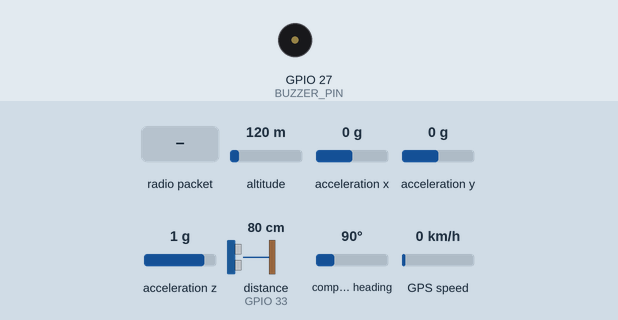
A sketch run on a simulated ESP32. On the bench: buzzer (waves = sounding, pin HIGH). Wiring (inferred from the names in the program): ultrasonic range finder: trigger GPIO 32; echo GPIO 33; MPU-6050 motion sensor at I2C address 0x68. The test bench sets the inputs (shaded band); at power-on: acceleration z 1 g, distance to the obstacle (sensor on GPIO 33) 80 cm, altitude 120 m, acceleration x 0 g, acceleration y 0 g, compass heading 90°, GPS speed 0 km/h. The echo pulse lasts 58.3 µs per cm; random numbers use the default seed unless the sketch sets one; the GPS gets a fix after 3 s at 37.7749, -122.4194 with 8 satellites; no radio packets arrive unless stated; pins used as bus, display or sensor lines are not drawn; what the sketch prints to the serial monitor is not drawn.

Above: at 1.2 s.
1.3 s: acceleration z set to 0.1 g
5.6 s: acceleration z set to -0.2 g
At 6.9 s:
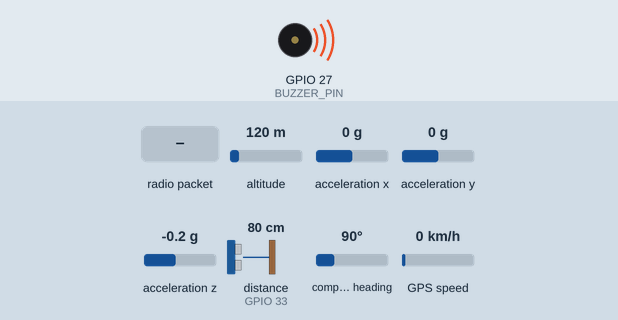
7.7 s: distance to the obstacle (sensor on GPIO 33) set to 56 cm
9.2 s: distance to the obstacle (sensor on GPIO 33) set to 47 cm
13.9 s: radio packet "BUZZER_ON" arrives
Timing chart, 0 to 16.9 s (numbered marks = the images above; inputs shaded):
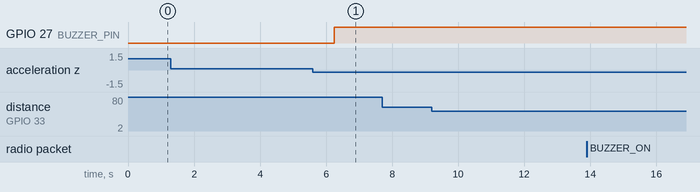

The sketch:

boat_node.ino
```cpp
#include <Wire.h>
#include <TinyGPS++.h>
#include <HardwareSerial.h>
#include <SPI.h>
#include <LoRa.h>

// --- DEKLARASI PIN ---
#define LORA_SS 5
#define LORA_RST 14
#define LORA_DIO0 26

#define TRIG_PIN 32
#define ECHO_PIN 33
#define BUZZER_PIN 27 // Pin Alarm Lokal

#define GPS_RX 16
#define GPS_TX 17
const uint32_t GPSBaud = 9600;

// --- OBJEK SENSOR ---
TinyGPSPlus gps;
HardwareSerial gpsSerial(1);
const int MPU_ADDR = 0x68;

// --- TIMER PENGIRIMAN ---
unsigned long waktuKirimTerakhir = 0;
const int intervalKirim = 2000; // 2 Detik agar lebih Realtime

// --- STATUS BUZZER DARURAT ---
bool buzzerDarurat = false;
bool statusBahaya = false;
unsigned long waktuMulaiBuzzer = 0;
bool sedangBunyiBuzzer = false;


void setup() {
  Serial.begin(115200);
  Wire.begin();

  // Inisialisasi seed acak untuk dummy BME280
  randomSeed(analogRead(0));

  Serial.println("--- INISIALISASI END-NODE 1 (TENGGANG LOPI) ---");

  // 1. Init LoRa
  LoRa.setPins(LORA_SS, LORA_RST, LORA_DIO0);
  if (!LoRa.begin(433E6)) {
    Serial.println("❌ LoRa Gagal!");
    while (1);
  }
  LoRa.receive(); // Wajib agar bisa mendengarkan pesan dari Gateway
  Serial.println("✅ LoRa Siap.");

  // 2. Dummy BME280
  Serial.println("✅ Dummy BME280 Siap.");

  // 3. Init MPU6050
  Wire.beginTransmission(MPU_ADDR);
  Wire.write(0x6B);
  Wire.write(0);
  Wire.endTransmission(true);
  Serial.println("✅ MPU6050 Siap.");

  // 4. Init HC-SR04
  pinMode(TRIG_PIN, OUTPUT);
  pinMode(ECHO_PIN, INPUT);
  Serial.println("✅ HC-SR04 Siap.");

  // 5. Init GPS
  gpsSerial.begin(GPSBaud, SERIAL_8N1, GPS_RX, GPS_TX);
  Serial.println("✅ GPS NEO-6M Siap.");

  // 6. Init Buzzer
  pinMode(BUZZER_PIN, OUTPUT);
  digitalWrite(BUZZER_PIN, LOW); // Pastikan buzzer mati di awal
  Serial.println("✅ Buzzer Siap.");

  Serial.println("=========================================");
}

void loop() {
  // CEK PERINTAH DARI GATEWAY VIA LORA
  int packetSize = LoRa.parsePacket();
  if (packetSize) {
    String incoming = "";
    while (LoRa.available()) {
      incoming += (char)LoRa.read();
    }
    Serial.println("📥 Pesan dari Gateway: " + incoming);
    if (incoming.indexOf("BUZZER_ON") >= 0) {
      if (!buzzerDarurat) {
        buzzerDarurat = true;
        waktuMulaiBuzzer = millis();
        sedangBunyiBuzzer = true;
      }
    } else if (incoming.indexOf("BUZZER_OFF") >= 0) {
      buzzerDarurat = false;
    }
  }

  // MEMBACA GPS SECARA NON-STOP (Tanpa Delay)
  while (gpsSerial.available() > 0) {
    gps.encode(gpsSerial.read());
  }

  // JIKA WAKTU SUDAH MENCAPAI 5 DETIK, BACA SENSOR & KIRIM DATA
  if (millis() - waktuKirimTerakhir > intervalKirim) {

    // --- 1. SENSOR BME280 (Dummy & Placeholder ML) ---
    float suhu = 29.50 + (random(-150, 150) / 100.0);
    float kelembapan = 80.00 + (random(-500, 500) / 100.0);
    float tekanan = 1010.00 + (random(-200, 200) / 100.0);

    // Nanti baris ini akan diganti dengan fungsi prediksi TinyML (Random Forest)
    String statusCuaca = "AMAN";

    // --- 2. SENSOR HC-SR04 (Deteksi Kebocoran) ---
    digitalWrite(TRIG_PIN, LOW); delayMicroseconds(2);
    digitalWrite(TRIG_PIN, HIGH); delayMicroseconds(10);
    digitalWrite(TRIG_PIN, LOW);
    long duration = pulseIn(ECHO_PIN, HIGH, 30000);
    float jarakAir = (duration * 0.0343) / 2;

    String statusKebocoran = "";
    if (jarakAir == 0 || jarakAir >= 50) {
      statusKebocoran = "AMAN";
    } else if (jarakAir >= 15 && jarakAir < 50) {
      statusKebocoran = "BOCOR";
    } else { // < 15 cm
      statusKebocoran = "TENGGELAM";
    }

    // --- 3. SENSOR MPU6050 (Stabilitas Perahu) ---
    Wire.beginTransmission(MPU_ADDR);
    Wire.write(0x3B);
    Wire.endTransmission(false);
    Wire.requestFrom(MPU_ADDR, 6, true);
    int16_t accX = (Wire.read() << 8 | Wire.read());
    int16_t accY = (Wire.read() << 8 | Wire.read());
    int16_t accZ = (Wire.read() << 8 | Wire.read());
    float roll = atan2(accY, accZ) * 180.0 / PI;
    float pitch = atan2(-accX, sqrt(accY * accY + accZ * accZ)) * 180.0 / PI;
    float kemiringanMaks = max(abs(roll), abs(pitch));

    String statusStabilitas = "";
    if (kemiringanMaks < 60) {
      statusStabilitas = "AMAN";
    } else if (kemiringanMaks >= 60 && kemiringanMaks <= 89) {
      statusStabilitas = "WASPADA";
    } else { // >= 90 derajat
      statusStabilitas = "TERBALIK";
    }

    // --- 4. PEMBACAAN GPS ---
    float lat = 0.000000;
    float lng = 0.000000;
    if (gps.location.isValid()) {
      lat = gps.location.lat();
      lng = gps.location.lng();
    }

    // --- 5. LOGIKA ALARM BUZZER ---
    // Update status bahaya berdasarkan pembacaan sensor
    statusBahaya = (statusKebocoran != "AMAN" || statusStabilitas != "AMAN" || statusCuaca != "AMAN");

    if (buzzerDarurat || statusBahaya) {
      Serial.println("⚠️ ALARM BUZZER AKTIF!");
    }

    // --- 6. SUSUN PAKET DATA (Format JSON) ---
    String paketData = "{\"ID\":\"Node-1\","
                       "\"Suhu\":" + String(suhu, 2) + ","
                       "\"Kelembapan\":" + String(kelembapan, 2) + ","
                       "\"Tekanan\":" + String(tekanan, 2) + ","
                       "\"Cuaca\":\"" + statusCuaca + "\","
                       "\"JarakAir\":" + String(jarakAir, 1) + ","
                       "\"Bocor\":\"" + statusKebocoran + "\","
                       "\"Kemiringan\":" + String(kemiringanMaks, 0) + ","
                       "\"Stabilitas\":\"" + statusStabilitas + "\","
                       "\"Lat\":" + String(lat, 6) + ","
                       "\"Lng\":" + String(lng, 6) + "}";

    // Tampilkan di Serial Monitor
    Serial.println("Mengirim Data: " + paketData);

    // --- 7. TRANSMISI LORA ---
    LoRa.beginPacket();
    LoRa.print(paketData);
    LoRa.endPacket();

    // KEMBALI MENDENGAR SETELAH MENGIRIM
    LoRa.receive();

    waktuKirimTerakhir = millis();
  }

  // --- KONTROL BUZZER (NON-BLOCKING) ---
  if (sedangBunyiBuzzer) {
    // Pola dari Dashboard: Bunyi persis 3 detik lalu mati otomatis
    if (millis() - waktuMulaiBuzzer < 3000) {
      digitalWrite(BUZZER_PIN, HIGH);
    } else {
      digitalWrite(BUZZER_PIN, LOW);
      sedangBunyiBuzzer = false; // Selesai 3 detik
    }
  } else if (statusBahaya) {
    // Pola dari Sensor Lokal: Bunyi terus-menerus
    digitalWrite(BUZZER_PIN, HIGH);
  } else {
    // Mati jika semuanya AMAN
    digitalWrite(BUZZER_PIN, LOW);
  }
}
```

Measured:
- the behaviour switches between 0 and -0.1 g on acceleration z (found by bisection; images 0 and 1)
- after the input at 1.3 s, every drawn part: stays the same
- after the input at 5.6 s, GPIO 27 (BUZZER_PIN): LOW → HIGH after 0.65 s
- after the input at 7.7 s, every drawn part: stays the same
- after the input at 9.2 s, every drawn part: stays the same
